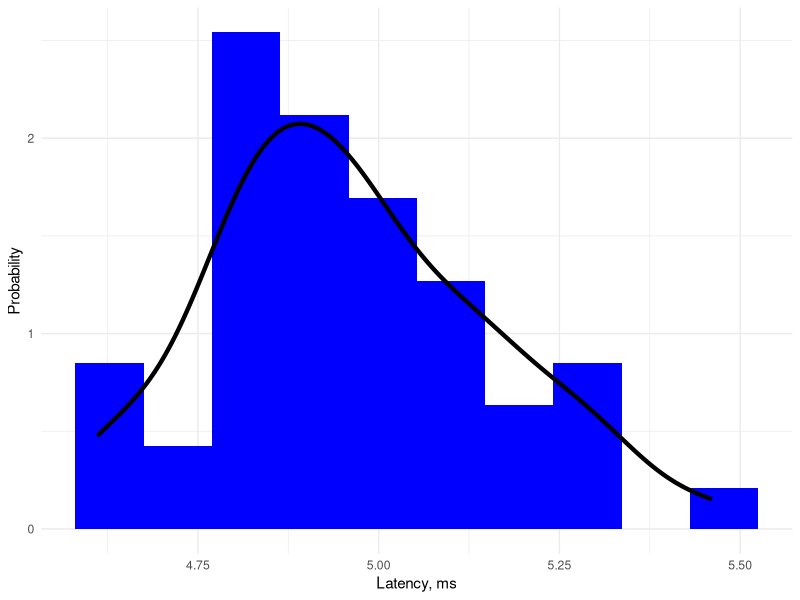

Here is the R script that generated this plot:
data<-read.csv("ping.txt", header=T)

mean(data$Latency)
sd(data$Latency)
median(data$Latency)
min(data$Latency)
max(data$Latency)

require(ggplot2)

pdf("ping.pdf")
options(repr.plot.width = 5, repr.plot.height = 2)
ggplot(data, aes(x=Latency, y = after_stat(density))) + 
  geom_histogram(aes(y = after_stat(density)), bins = 10, fill = "blue") +
  xlab("Latency, ms") +
  ylab("Probability") +
  geom_density(color = "black", size = 1.5, alpha = 0.5) +
  theme_minimal()
dev.off()
